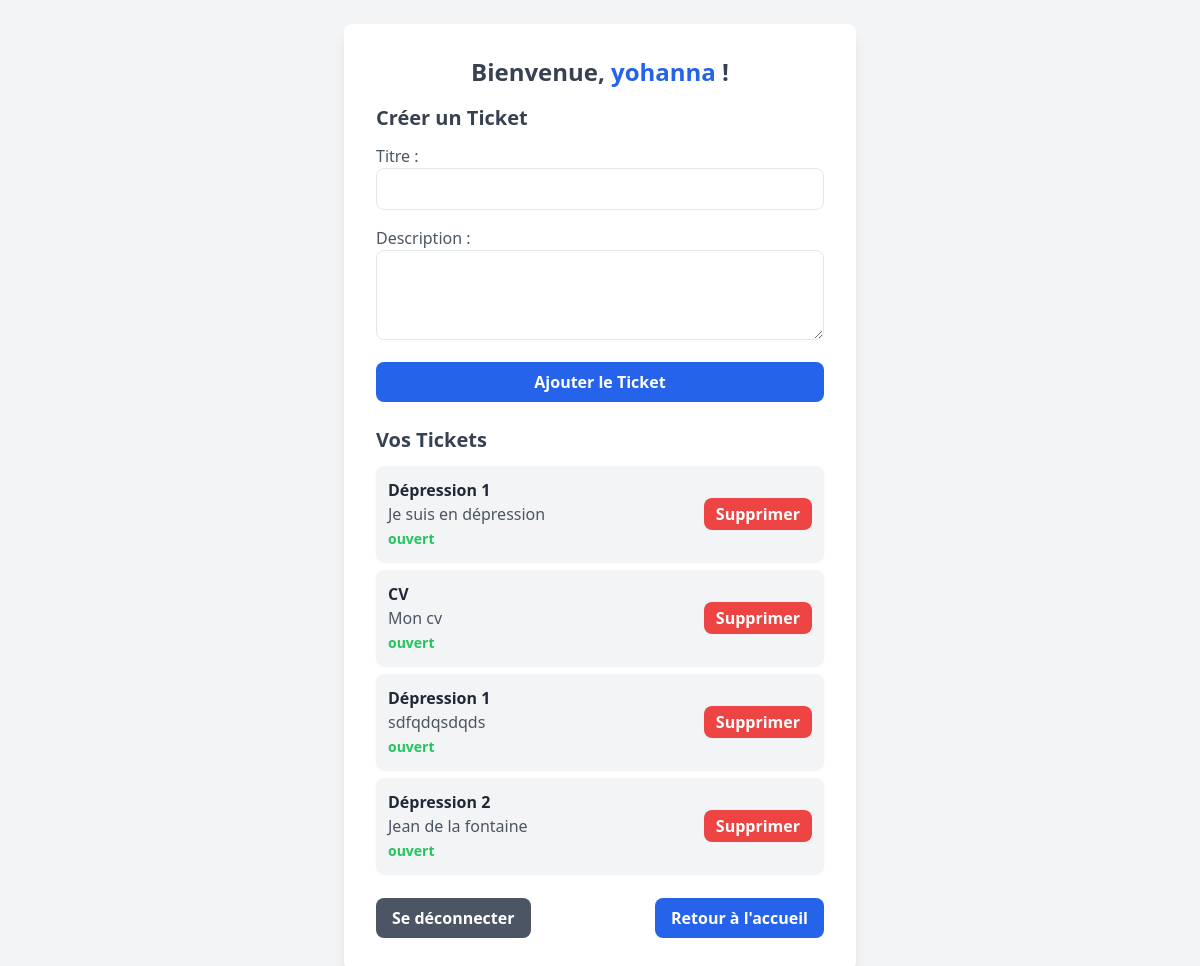
The app's page /tickets (signed in) with its own data.
### app.py (models this page shows, shortened)
class User(db.Model):
    id = db.Column(db.Integer, primary_key=True)
    username = db.Column(db.String(20), unique=True, nullable=False)
    password = db.Column(db.String(60), nullable=False)
    role = db.Column(db.String(60), nullable=True)
    tasks = db.relationship('Task', backref='user', lazy=True)
    tickets = db.relationship('Ticket', backref='user', lazy=True)

class Ticket(db.Model):
    id = db.Column(db.Integer, primary_key=True)
    user_id = db.Column(db.Integer, db.ForeignKey('user.id'), nullable=False)  # Clé étrangère
    title = db.Column(db.String(100), nullable=False)
    description = db.Column(db.Text, nullable=False)
    status = db.Column(db.String(50), nullable=False, default="ouvert")  # Exemple : ouvert, en cours, fermé

### app.py (the view, shortened to what this page needs)
@app.route('/tickets', methods=['GET', 'POST'])
def tickets():
    if 'user_id' not in session:
        flash("Veuillez vous connecter d'abord.", 'warning')
        return redirect(url_for('login'))
    user = User.query.get(session['user_id'])
    tickets = Ticket.query.filter_by(user_id=user.id).all()
    return render_template('tickets.html', username=user.username, tickets=tickets)

### app.py (called while the page is built)
@login_manager.user_loader
def load_user(user_id):
    return User.query.get(user_id)

### templates/tickets.html (shortened to what this page needs)
<!DOCTYPE html>
<html lang="fr">
<head>
    <script src="https://cdn.tailwindcss.com"></script>
</head>
<body class="bg-gray-100 flex items-center justify-center min-h-screen p-6">
    <div class="bg-white shadow-lg rounded-lg p-8 w-full max-w-lg">
        <h1 class="text-2xl font-bold text-center text-gray-700 mb-4">Bienvenue, <span class="text-blue-600">{{ username }}</span> !</h1>
        <h2 class="text-xl font-semibold text-gray-700 mb-3">Créer un Ticket</h2>
        <form method="POST" class="space-y-4">
            <div>
                <label for="title" class="block text-gray-600">Titre :</label>
                <input type="text" id="title" name="title" required
                    class="w-full px-4 py-2 border rounded-lg focus:outline-none focus:ring-2 focus:ring-blue-500">
            </div>
            <div>
                <label for="description" class="block text-gray-600">Description :</label>
                <textarea id="description" name="description" rows="3" required
                    class="w-full px-4 py-2 border rounded-lg focus:outline-none focus:ring-2 focus:ring-blue-500"></textarea>
            </div>
            <button type="submit"
                class="w-full bg-blue-600 hover:bg-blue-700 text-white font-bold py-2 px-4 rounded-lg transition duration-300">
                Ajouter le Ticket
            </button>
        </form>
        <h2 class="text-xl font-semibold text-gray-700 mt-6 mb-3">Vos Tickets</h2>
        {% if tickets %}
        <ul class="space-y-2">
            {% for ticket in tickets %}
                <li class="flex justify-between items-center bg-gray-100 p-3 rounded-lg shadow-sm">
                    <div>
                        <h3 class="font-semibold text-gray-800">{{ ticket.title }}</h3>
                        <p class="text-gray-600">{{ ticket.description }}</p>
                        <span class="text-sm font-bold {% if ticket.status == 'ouvert' %}text-green-500{% elif ticket.status == 'en cours' %}text-yellow-500{% else %}text-red-500{% endif %}">
                            {{ ticket.status }}
                        </span>
                    </div>
                    <form method="POST" action="{{ url_for('delete_ticket', ticket_id=ticket.id) }}">
                        <button type="submit" class="bg-red-500 hover:bg-red-600 text-white font-bold py-1 px-3 rounded-lg transition duration-300">
                            Supprimer
                        </button>
                    </form>
                </li>
            {% endfor %}
        </ul>
        {% else %}
        <p class="text-center text-gray-600 text-lg">Aucun ticket trouvé.</p>
        {% endif %}
        <div class="mt-6 flex justify-between">
            <a href="{{ url_for('logout') }}">
                <button class="bg-gray-600 hover:bg-gray-700 text-white font-bold py-2 px-4 rounded-lg transition duration-300">
                    Se déconnecter
                </button>
            </a>
            <a href="{{ url_for('index') }}">
                <button class="bg-blue-600 hover:bg-blue-700 text-white font-bold py-2 px-4 rounded-lg transition duration-300">
                    Retour à l'accueil
                </button>
            </a>
        </div>
    </div>
</body>
</html>

### records on screen
User: username "yohanna"
Ticket: title "Dépression 1", description "Je suis en dépression", status "ouvert"
Ticket: title "CV", description "Mon cv", status "ouvert"
Ticket: title "Dépression 1", description "sdfqdqsdqds", status "ouvert"
Ticket: title "Dépression 2", description "Jean de la fontaine", status "ouvert"
